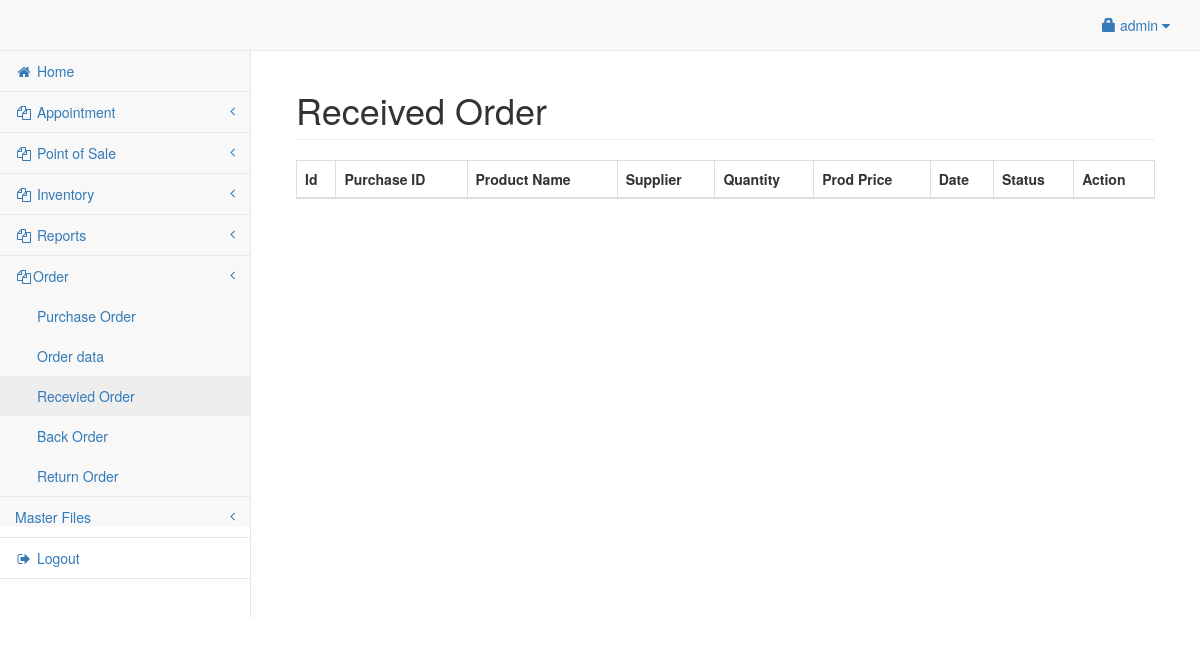
Page /admin/received_order.php (signed in) on the earlier database version.
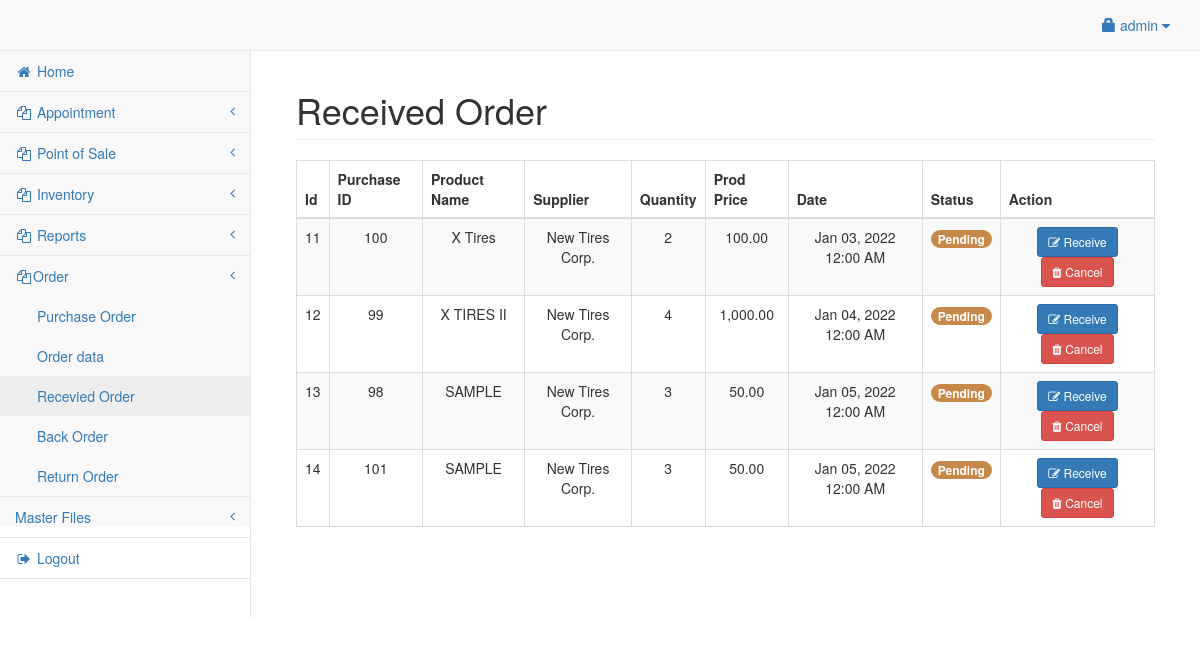
Same page on the later database version.
### tables this page shows
CREATE TABLE `purchase_final` (
  `id` int(11) NOT NULL,
  `purchase_id` int(11) NOT NULL,
  `product_id` int(11) NOT NULL,
  `total_purchase` int(11) NOT NULL,
  `quantity_purchase` int(11) NOT NULL,
  `date` date NOT NULL,
  `supplier_id` int(11) NOT NULL,
  `status` tinyint(4) DEFAULT NULL COMMENT '0 => Pending\r\n1 => Received\r\n2 => Confirm '
);

CREATE TABLE `product` (
  `productid` int(11) NOT NULL,
  `categoryid` int(11) NOT NULL,
  `barcode_id` varchar(25) NOT NULL,
  `product_name` varchar(150) NOT NULL,
  `product_price` double NOT NULL,
  `price` int(10) NOT NULL,
  `product_qty` double NOT NULL,
  `photo` varchar(200) NOT NULL,
  `supplierid` int(11) NOT NULL,
  `date` date NOT NULL,
  `about` varchar(250) NOT NULL,
  `damage_qty` double NOT NULL
);

CREATE TABLE `supplier` (
  `userid` int(11) NOT NULL,
  `company_name` varchar(50) NOT NULL,
  `company_address` varchar(150) NOT NULL,
  `contact` varchar(50) NOT NULL
);

### admin/received_order.php (the view, shortened to what this page needs)
<?php include('header.php'); ?>
<body>
    <div id="wrapper">
        <?php include('navbar.php'); ?>
        <div style="height:50px;"></div>
        <div id="page-wrapper">
            <div class="container-fluid">
                <div class="row">
                    <div class="col-lg-12">
                        <h1 class="page-header">Received Order
                        </h1>
                    </div>
                </div>
                <div class="row">
                    <div class="col-lg-12">
                        <table width="100%" class="table table-striped table-bordered table-hover" id="prodTable">
                            <thead>
                                <tr>
                                    <th>Id</th>
                                    <th>Purchase ID</th>
                                    <th>Product Name</th>
                                    <th>Supplier</th>
                                    <th>Quantity</th>
                                    <th>Prod Price</th>
                                    <th>Date</th>
                                    <th>Status</th>
                                    <th>Action</th>
                                </tr>
                            </thead>
                            <tbody>
                                <?php
                                $pq = mysqli_query($conn, "SELECT * FROM purchase_final a join product b on b.productid=a.product_id
                                join supplier c on c.userid=b.supplierid WHERE a.status = 0
                                AND a.purchase_id not IN (SELECT purchase_id from backorder)");
                                while ($pqrow = mysqli_fetch_array($pq)) {
                                    $pid = $pqrow['id'];
                                ?>
                                    <tr>
                                        <td>
                                            <center><?php echo $pqrow['id']; ?></center>
                                        </td>
                                        <td>
                                            <center>
                                                <?php echo $pqrow['purchase_id']; ?></center>
                                        </td>
                                        <td>
                                            <center>
                                                <?php echo $pqrow['product_name']; ?></center>
                                        </td>
                                        <td>
                                            <center>
                                                <?php echo $pqrow['company_name']; ?></center>
                                        </td>
                                        <td>
                                            <center>
                                               <?php echo $pqrow['quantity_purchase'] ?>
                                            </center>
                                        </td>
                                        <td>
                                            <center>
                                            <?php echo number_format($pqrow['price'], 2);  ?>
                                            </center>
                                        </td>
                                        <td>
                                            <center><?php echo date('M d, Y h:i A', strtotime($pqrow['date'])); ?></center>
                                        </td>
                                        <td>
                                            <center>
                                                <?php if ($pqrow['status'] == 0) : ?>
                                                    <span class='badge badge-pill' style='background:#c78949 '>Pending</span>
                                                <?php endif; ?>
                                            </center>
                                        </td>
                                        <td>
                                            <center>
                                                <?php if ($pqrow['status'] == 0) : ?>
                                                    <button class="btn btn-primary btn-sm" data-toggle="modal" data-target="#receivedreturn_<?php echo $pid; ?>"><i class="fa fa-edit"></i> Receive</button>
                                                    <button class="btn btn-danger btn-sm" data-toggle="modal" data-target="#delreturn_<?php echo $pid; ?>"><i class="fa fa-trash"></i> Cancel</button>
                                                    <?php endif; ?>
                                            </center>
                                        </td>
                                    </tr>
                                <?php
                                }
                                ?>
                            </tbody>
                        </table>
                    </div>
                </div>
            </div>
</body>
</html>

Differences in the rows shown:
added purchase_final: id "11", purchase "100", product.product_name "X Tires", supplier.company_name "New Tires Corp.", quantity_purchase "2", product.price "100.00", product.date "Jan 03, 2022 12:00 AM", status "Pending"
added purchase_final: id "12", purchase "99", product.product_name "X TIRES II", supplier.company_name "New Tires Corp.", quantity_purchase "4", product.price "1,000.00", product.date "Jan 04, 2022 12:00 AM", status "Pending"
added purchase_final: id "13", purchase "98", product.product_name "SAMPLE", supplier.company_name "New Tires Corp.", quantity_purchase "3", product.price "50.00", product.date "Jan 05, 2022 12:00 AM", status "Pending"
added purchase_final: id "14", purchase "101", product.product_name "SAMPLE", supplier.company_name "New Tires Corp.", quantity_purchase "3", product.price "50.00", product.date "Jan 05, 2022 12:00 AM", status "Pending"
